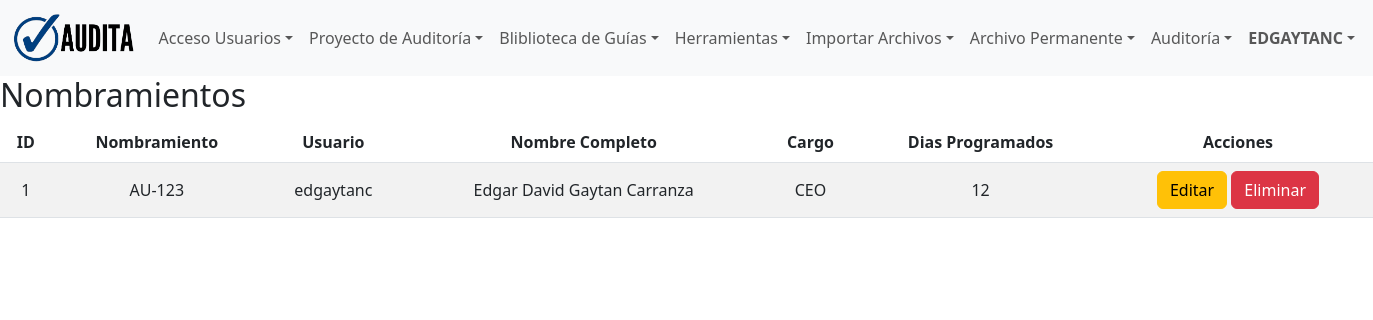
Before: /herramientas/listar_nombramientos/ (signed in) with the older database file.
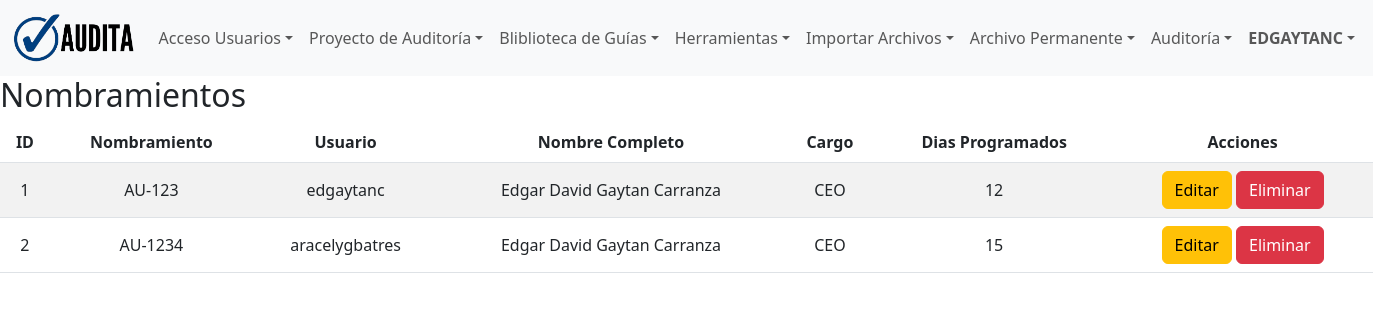
After: the same page with the newer database file.
### users/models.py (models this page shows)
class CustomUser(AbstractUser):
    is_activated = models.BooleanField(default=False)
    groups = models.ManyToManyField(
        'auth.Group',
        verbose_name='groups',
        blank=True,
        help_text='The groups this user belongs to. A user will get all permissions granted to each of their groups.',
        related_query_name='user',
        related_name='customuser_set',  # Add this line
    )
    user_permissions = models.ManyToManyField(
        'auth.Permission',
        verbose_name='user permissions',
        blank=True,
        help_text='Specific permissions for this user.',
        related_query_name='user',
        related_name='customuser_set',  # Add this line
    )

### herramientas/models.py (models this page shows, shortened)
class Nombramiento(models.Model):
    user = models.ForeignKey(settings.AUTH_USER_MODEL, null=True,blank=True, on_delete=models.CASCADE, verbose_name='Usuario')
    nombramiento =      models.CharField(max_length=10, null=False, blank=False, unique=True, verbose_name='Nombramiento')
    nombre_completo =   models.CharField(max_length=100, null=False,blank=False, verbose_name='Nombre Completo')
    cargo =             models.CharField(max_length=30, null=False, blank=False, verbose_name='Cargo')
    dias_programados =  models.IntegerField(default=0, verbose_name='Días Programados')
    class Meta:
        db_table = 'nombramiento'
        verbose_name = 'Nombramiento'
        verbose_name_plural = 'Nombramientos'
        ordering = ['id']

### herramientas/views.py (the view)
# urls.py: path('listar_nombramientos/', views.listar_nombramientos,name='listar_nombramientos'),
@login_required
@entidad_requerida
def listar_nombramientos(request):
    nombramientos = Nombramiento.objects.all()
    context = {'nombramientos': nombramientos}
    return render(request, 'herramientas/listar_nombramientos.html', context)

### templates/herramientas/listar_nombramientos.html
{% extends 'layout/base.html' %}
{% load crispy_forms_tags %}
{% load static %}
{% block 'content' %}
<h2>Nombramientos</h2>
<table class="table table-striped">
  <thead>
    <tr>
      <th>ID</th>
      <th>Nombramiento</th>
      <th>Usuario</th>
      <th>Nombre Completo</th>
      <th>Cargo</th>
      <th>Dias Programados</th>
      <th>Acciones</th>
    </tr>
  </thead>
  <tbody>
    {% for nombramiento in nombramientos %}
      <tr>
        <td>{{ nombramiento.id }}</td>
        <td>{{ nombramiento.nombramiento}}</td>
        <td>{{ nombramiento.user }}</td>
        <td>{{ nombramiento.nombre_completo }}</td>
        <td>{{ nombramiento.cargo }}</td>
        <td>{{ nombramiento.dias_programados}}</td>
        <td>
          <a href="{% url 'editar_nombramiento' nombramiento.id %}" class="btn btn-warning">Editar</a>
          <a href="{% url 'eliminar_nombramiento' nombramiento.id %}" class="btn btn-danger">Eliminar</a>
        </td>
      </tr>
    {% endfor %}
  </tbody>
</table>
{% endblock 'content' %}

### templates/layout/base.html (shortened to what this page needs)
<!DOCTYPE html>
{% load static %}
<html lang="es">
<head>
    <link href="https://cdn.jsdelivr.net/npm/bootstrap@5.3.0-alpha1/dist/css/bootstrap.min.css" rel="stylesheet">
    <link rel="stylesheet" href="{% static 'css/styles.css' %}">
</head>
<body>
    {% include 'layout/partials/menu.html' %}
    <main>
        {% block 'content' %}
        {% endblock 'content' %}
    </main>
</body>
</html>

### templates/layout/partials/menu.html (shortened to what this page needs)
{% load static %}
<header>
    <nav class="navbar navbar-expand-lg navbar-light bg-light">
        <div class="container-fluid">
            <a class="navbar-brand" href="{% url 'index' %}"><img
                    src="{% static 'img/logo-horizontal-menu.png' %}" height="50" loading="lazy"
                    alt=""></a>
            <div class="collapse navbar-collapse" id="navbarNav">
                <ul class="navbar-nav">
                    <li class="nav-item dropdown">
                        <a class="nav-link dropdown-toggle" href="#"
                            role="button" data-bs-toggle="dropdown"
                            aria-expanded="false">Acceso Usuarios</a>
                    </li>
                    <li class="nav-item dropdown">
                        <a class="nav-link dropdown-toggle" href="#"
                            role="button" data-bs-toggle="dropdown"
                            aria-expanded="false">Proyecto de Auditoría</a>
                    </li>
                    <li class="nav-item dropdown">
                        <a class="nav-link dropdown-toggle" href="#"
                            role="button" data-bs-toggle="dropdown"
                            aria-expanded="false">Bliblioteca de Guías</a>
                    </li>
                    <li class="nav-item dropdown">
                        <a class="nav-link dropdown-toggle" href="#"
                            role="button" data-bs-toggle="dropdown"
                            aria-expanded="false">Herramientas</a>
                    </li>
                    <li class="nav-item dropdown">
                        <a class="nav-link dropdown-toggle" href="#"
                            role="button" data-bs-toggle="dropdown"
                            aria-expanded="false">Importar Archivos</a>
                    </li>
                    <li class="nav-item dropdown">
                        <a class="nav-link dropdown-toggle" href="{% url 'archivo' %}"
                            aria-expanded="false">Archivo Permanente</a>
                    </li>
                    <li class="nav-item dropdown">
                        <a class="nav-link dropdown-toggle" href="#"
                            role="button" data-bs-toggle="dropdown"
                            aria-expanded="false">Auditoría</a>
                    </li>
                    <li class ="nav-item dropdown">
                        <a class ="nav-link dropdown-toggle" href="#"
                            role="button" data-bs-toggle="dropdown"
                            aria-expanded="false"><b>{{user.username|upper}}</b></a>
                    </li>
                </ul>
            </div>
        </div>
    </nav>
</header>

### static/css/styles.css (style rules this page uses)
td { text-decoration: none; }
th, td { text-align: center; vertical-align: middle; }

Changed rows visible on the page:
added Nombramiento: id "2", nombramiento "AU-1234", user "aracelygbatres", nombre_completo "Edgar David Gaytan Carranza", cargo "CEO", dias_programados "15"
